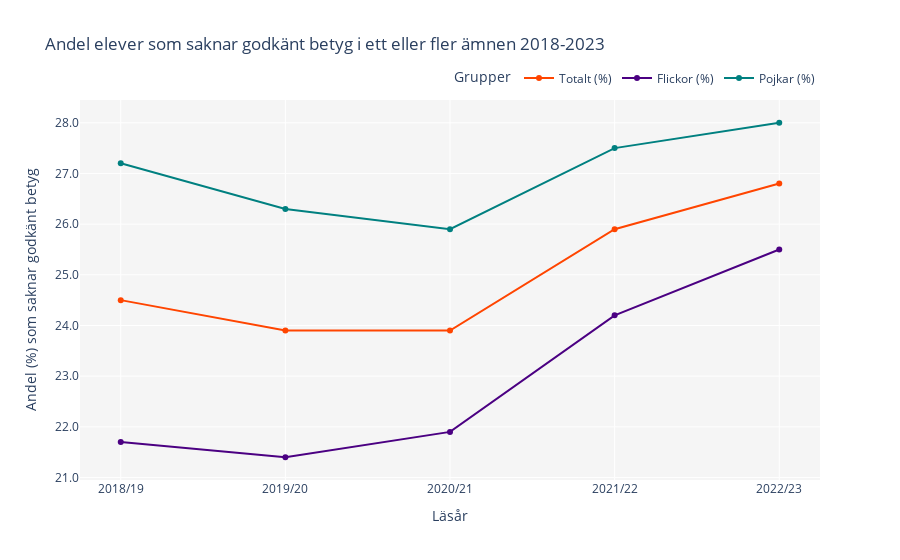

Notebook code cell kept with this figure:
### Code cell
import plotly.express as px

# Select relevant data: first 5 rows, columns for year and percentages
df_focused_failed = df_betyg_T1b.iloc[:5, [0, 7, 8, 9]].copy()

# Rename columns for clarity in the plot
df_focused_failed.columns = ['Läsår', 'Totalt (%)', 'Flickor (%)', 'Pojkar (%)']

# Create the linechart with Plotly with the new data
fig = px.line(df_focused_failed, x='Läsår', y=['Totalt (%)', 'Flickor (%)', 'Pojkar (%)'], 
              title="Andel elever som saknar godkänt betyg i ett eller fler ämnen 2018-2023",
              labels={"value": "Andel (%)", "variable": "Grupp"},
              markers=True, # Add markers for each data point
              color_discrete_map={ # Assign custom colors
                  'Totalt (%)': 'orangered',  
                  'Flickor (%)': 'indigo',  
                  'Pojkar (%)': 'teal'  
              })

# Update the layout of the figure for a cleaner presentation
fig.update_layout(yaxis_tickformat = '.1f', # Formats the y-axis ticks to show numbers with one decimal 
                  xaxis_title="Läsår", 
                  yaxis_title="Andel (%) som saknar godkänt betyg", 
                  legend=dict(title="Grupper",orientation="h",yanchor="bottom",y=1.02,xanchor="right",x=1), # Customizes the legend's appearance and position
                  paper_bgcolor="white", plot_bgcolor="whitesmoke")

fig.write_html("../Labb2/Visualiseringar/Andel_elever_saknar_betyg.html") #Save the chart as a html file.

fig.show()

### Figure 1 — Plotly figure (JSON) as saved in the notebook; plotly's stock layout.template omitted (floating-point values rounded to 4 significant figures)
{"data": [{"hovertemplate": "Grupp=Totalt (%)<br>Läsår=%{x}<br>Andel (%)=%{y}<extra></extra>", "legendgroup": "Totalt (%)", "line": {"color": "orangered", "dash": "solid"}, "marker": {"symbol": "circle"}, "mode": "lines+markers", "name": "Totalt (%)", "orientation": "v", "showlegend": true, "type": "scatter", "x": ["2018/19", "2019/20", "2020/21", "2021/22", "2022/23"], "xaxis": "x", "y": [24.5, 23.9, 23.9, 25.9, 26.8], "yaxis": "y"}, {"hovertemplate": "Grupp=Flickor (%)<br>Läsår=%{x}<br>Andel (%)=%{y}<extra></extra>", "legendgroup": "Flickor (%)", "line": {"color": "indigo", "dash": "solid"}, "marker": {"symbol": "circle"}, "mode": "lines+markers", "name": "Flickor (%)", "orientation": "v", "showlegend": true, "type": "scatter", "x": ["2018/19", "2019/20", "2020/21", "2021/22", "2022/23"], "xaxis": "x", "y": [21.7, 21.4, 21.9, 24.2, 25.5], "yaxis": "y"}, {"hovertemplate": "Grupp=Pojkar (%)<br>Läsår=%{x}<br>Andel (%)=%{y}<extra></extra>", "legendgroup": "Pojkar (%)", "line": {"color": "teal", "dash": "solid"}, "marker": {"symbol": "circle"}, "mode": "lines+markers", "name": "Pojkar (%)", "orientation": "v", "showlegend": true, "type": "scatter", "x": ["2018/19", "2019/20", "2020/21", "2021/22", "2022/23"], "xaxis": "x", "y": [27.2, 26.3, 25.9, 27.5, 28], "yaxis": "y"}], "layout": {"legend": {"orientation": "h", "title": {"text": "Grupper"}, "tracegroupgap": 0, "x": 1, "xanchor": "right", "y": 1.02, "yanchor": "bottom"}, "paper_bgcolor": "white", "plot_bgcolor": "whitesmoke", "title": {"text": "Andel elever som saknar godkänt betyg i ett eller fler ämnen 2018-2023"}, "xaxis": {"anchor": "y", "domain": [0, 1], "title": {"text": "Läsår"}}, "yaxis": {"anchor": "x", "domain": [0, 1], "tickformat": ".1f", "title": {"text": "Andel (%) som saknar godkänt betyg"}}}}
